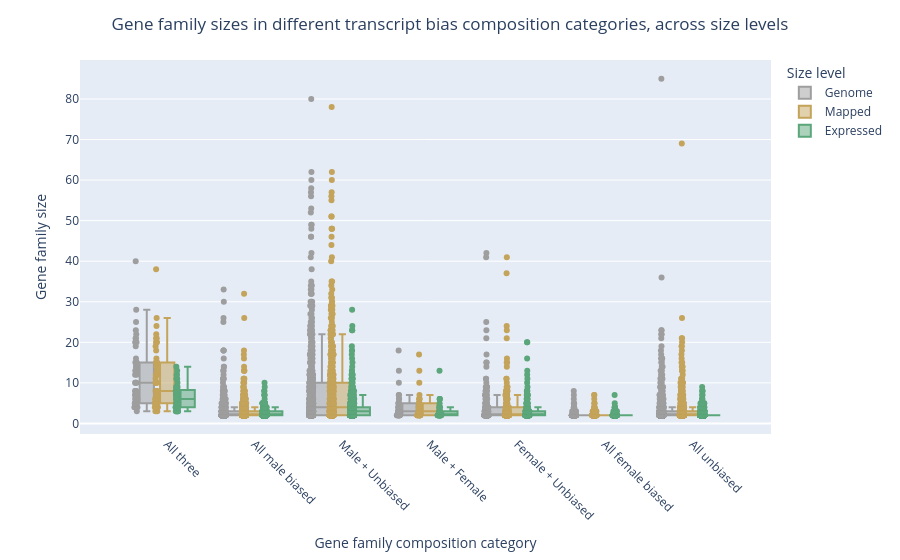

Write notebook code for a chart like this one.
### Code cell
hog_dir_melted = hog_direction.melt(
    id_vars=["HOG", "category"],
    value_vars=["hog_size_genome", "hog_size_mapped", "hog_size_expressed"],
    var_name="size_level",
    value_name="HOG_size"
)

size_level_labels = {
    "hog_size_genome":    "Genome",
    "hog_size_mapped":    "Mapped",
    "hog_size_expressed": "Expressed",
}
hog_dir_melted["size_level"] = hog_dir_melted["size_level"].map(size_level_labels)

fig7 = px.box(
    hog_dir_melted,
    x="category",
    y="HOG_size",
    color="size_level",
    color_discrete_map={
        "Genome":    "#9E9E9E",
        "Mapped":    "#C4A35A",
        "Expressed": "#5BA67A",
    },
    category_orders={
        "category":   category_order,
        "size_level": ["Genome", "Mapped", "Expressed"],
    },
    points="all",
    hover_data=["HOG"],
)

fig7.update_layout(
    title=dict(text="Gene family sizes in different transcript bias composition categories, across size levels", x=0.5, xanchor="center"),
    xaxis_title="Gene family composition category",
    yaxis_title="Gene family size",
    xaxis_tickangle=45,
    legend_title_text="Size level",
)
fig7.show()

### Figure 1 — Plotly figure (JSON) as saved in the notebook; plotly's stock layout.template omitted (floating-point values rounded to 4 significant figures; data arrays with more than 128 entries replaced by an {"elided": "..."} marker saying what was removed)
{"data": [{"alignmentgroup": "True", "boxpoints": "all", "customdata": {"elided": "2554x1 str values"}, "hovertemplate": "size_level=Genome<br>category=%{x}<br>HOG_size=%{y}<br>HOG=%{customdata[0]}<extra></extra>", "legendgroup": "Genome", "marker": {"color": "#9E9E9E"}, "name": "Genome", "notched": false, "offsetgroup": "Genome", "orientation": "v", "showlegend": true, "type": "box", "x": {"elided": "2554 str values"}, "x0": " ", "xaxis": "x", "y": {"elided": "2554 int values"}, "y0": " ", "yaxis": "y"}, {"alignmentgroup": "True", "boxpoints": "all", "customdata": {"elided": "2554x1 str values"}, "hovertemplate": "size_level=Mapped<br>category=%{x}<br>HOG_size=%{y}<br>HOG=%{customdata[0]}<extra></extra>", "legendgroup": "Mapped", "marker": {"color": "#C4A35A"}, "name": "Mapped", "notched": false, "offsetgroup": "Mapped", "orientation": "v", "showlegend": true, "type": "box", "x": {"elided": "2554 str values"}, "x0": " ", "xaxis": "x", "y": {"elided": "2554 int values"}, "y0": " ", "yaxis": "y"}, {"alignmentgroup": "True", "boxpoints": "all", "customdata": {"elided": "2554x1 str values"}, "hovertemplate": "size_level=Expressed<br>category=%{x}<br>HOG_size=%{y}<br>HOG=%{customdata[0]}<extra></extra>", "legendgroup": "Expressed", "marker": {"color": "#5BA67A"}, "name": "Expressed", "notched": false, "offsetgroup": "Expressed", "orientation": "v", "showlegend": true, "type": "box", "x": {"elided": "2554 str values"}, "x0": " ", "xaxis": "x", "y": {"elided": "2554 int values"}, "y0": " ", "yaxis": "y"}], "layout": {"boxmode": "group", "legend": {"title": {"text": "Size level"}, "tracegroupgap": 0}, "margin": {"t": 60}, "title": {"text": "Gene family sizes in different transcript bias composition categories, across size levels", "x": 0.5, "xanchor": "center"}, "xaxis": {"anchor": "y", "categoryarray": ["All three", "All male biased", "Male + Unbiased", "Male + Female", "Female + Unbiased", "All female biased", "All unbiased"], "categoryorder": "array", "domain": [0, 1], "tickangle": 45, "title": {"text": "Gene family composition category"}}, "yaxis": {"anchor": "x", "domain": [0, 1], "title": {"text": "Gene family size"}}}}
